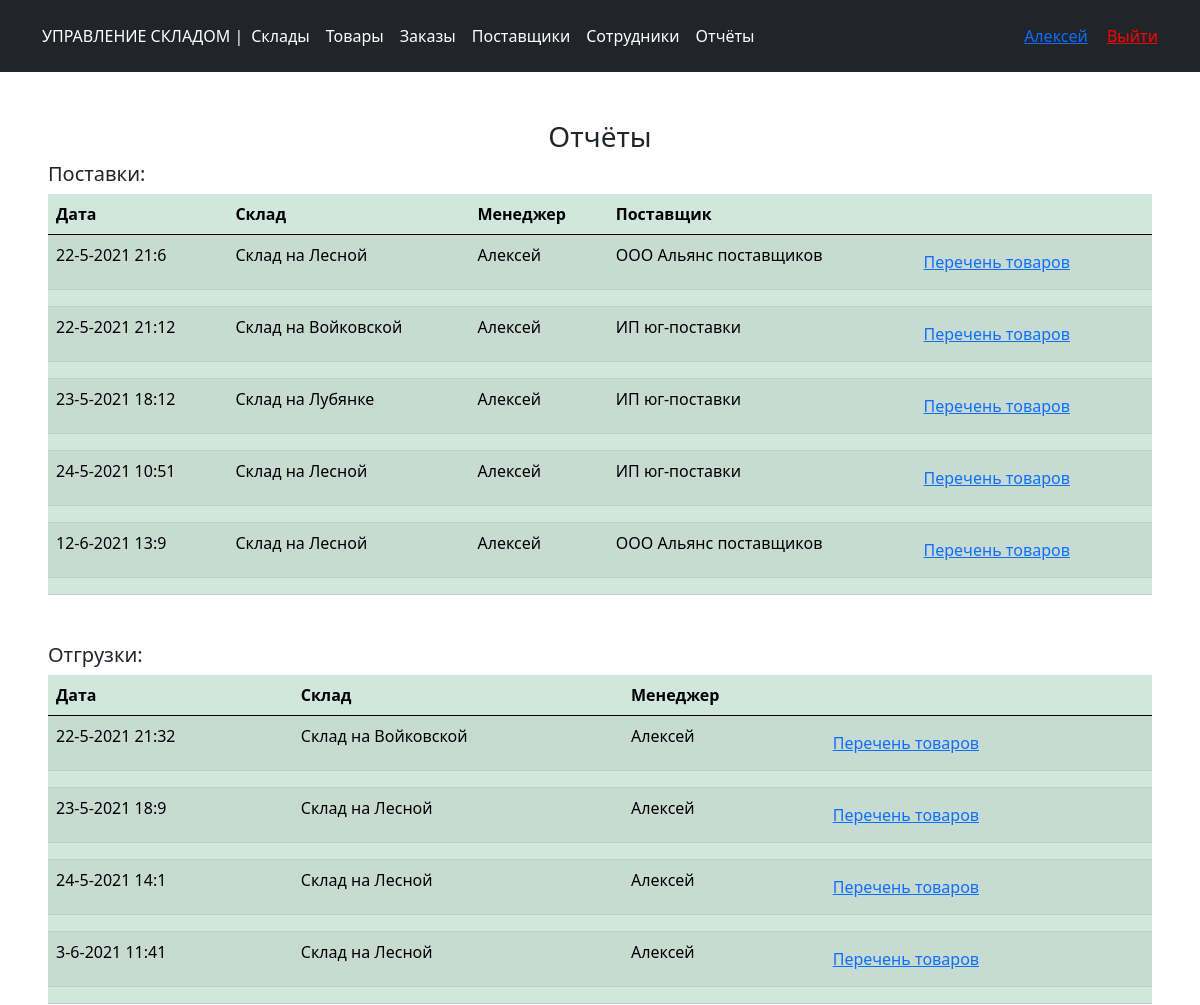
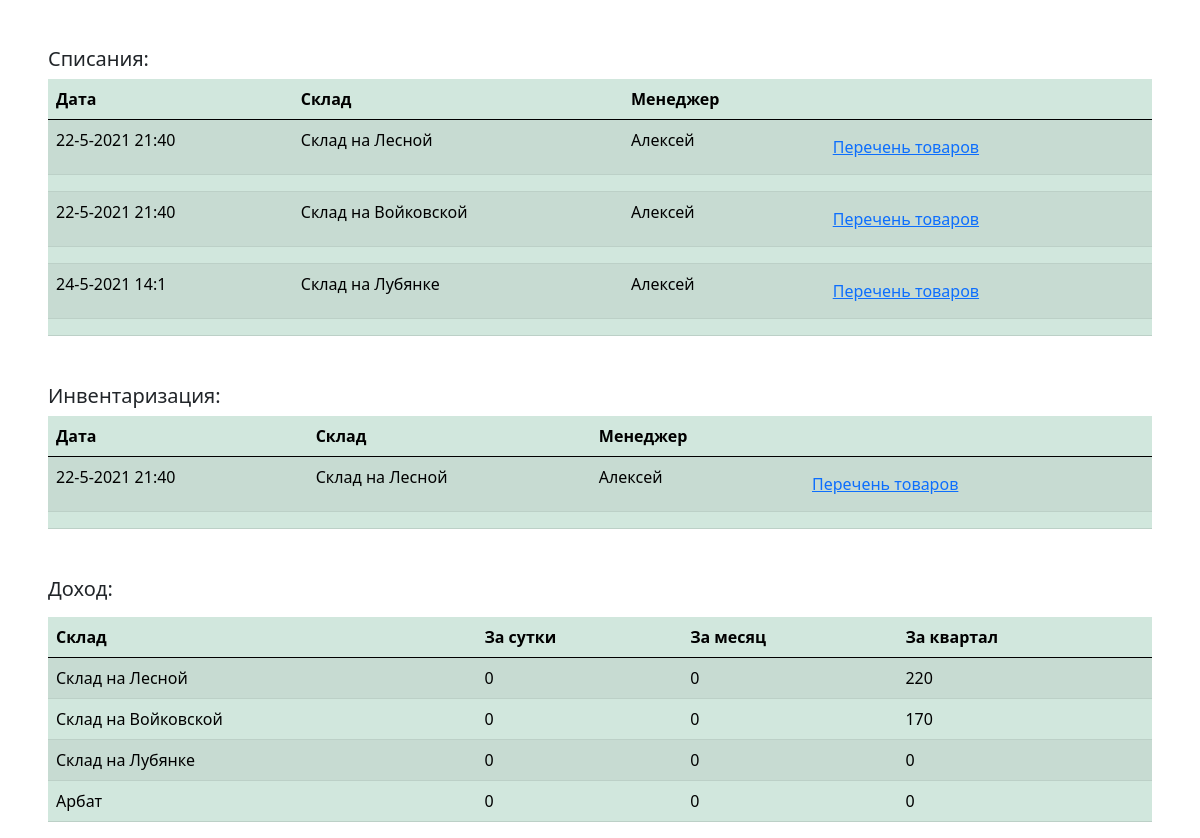
Screenshot of /reports (signed in) with the database file from the repository (2 pictures, top to bottom).
### main.py (models this page shows, shortened)
class User(db.Model, UserMixin):
    id = db.Column(db.Integer, primary_key=True)
    login = db.Column(db.String(128), nullable=False, unique=True)
    password = db.Column(db.String(255), nullable=False)
    role =  db.Column(db.Integer)
    name = db.Column(db.String(128))
    last_name = db.Column(db.String(128))
    whs_id = db.Column(db.Integer)
    id_Admin = db.Column(db.Integer)

class Deliveries(db.Model, UserMixin):
    id = db.Column(db.Integer, primary_key=True)
    id_wh = db.Column(db.Integer, nullable=False)
    id_manager = db.Column(db.Integer, nullable=False)
    datetime = db.Column(db.Integer)
    provider = db.Column(db.Integer)

class Creat_warehouse(db.Model, UserMixin):
    id = db.Column(db.Integer, primary_key=True)
    name_wh = db.Column(db.String(128), nullable=False)
    id_Admin = db.Column(db.Integer)

class Suppliers(db.Model, UserMixin):
    id = db.Column(db.Integer, primary_key=True)
    id_Admin = db.Column(db.Integer)
    name_sl = db.Column(db.String(128), nullable=False, unique=True)
    phone = db.Column(db.Integer)

class Shipment(db.Model, UserMixin):
    id = db.Column(db.Integer, primary_key=True)
    id_wh = db.Column(db.Integer, nullable=False)
    id_manager = db.Column(db.Integer, nullable=False)
    datetime = db.Column(db.Integer)

class Debiting(db.Model, UserMixin):
    id = db.Column(db.Integer, primary_key=True)
    id_wh = db.Column(db.Integer, nullable=False)
    id_manager = db.Column(db.Integer, nullable=False)
    datetime = db.Column(db.Integer)

class Inventory(db.Model, UserMixin):
    id = db.Column(db.Integer, primary_key=True)
    id_wh = db.Column(db.Integer, nullable=False)
    id_manager = db.Column(db.Integer, nullable=False)
    datetime = db.Column(db.Integer)

### main.py (the view)
@app.route('/reports')
@login_required
def reports():
    if (current_user.role == 1):
        id_Admin = current_user.id
    else:
        id_Admin = current_user.id_Admin
    deliv_data = db.session.query(Deliveries, Creat_warehouse, User, Suppliers)\
        .join(Creat_warehouse,Deliveries.id_wh == Creat_warehouse.id)\
        .join(User, Deliveries.id_manager==User.id)\
        .join(Suppliers, Deliveries.provider==Suppliers.id)\
        .filter(Creat_warehouse.id_Admin==id_Admin).all()
    del_pt = db.session.query(Deliveries_pt, Creat_product)\
        .join(Creat_product, Deliveries_pt.id_pt==Creat_product.id)\
        .filter(Creat_product.id_Admin==id_Admin).all()
    ship_data = db.session.query(Shipment, Creat_warehouse, User) \
        .join(Creat_warehouse, Shipment.id_wh == Creat_warehouse.id) \
        .join(User, Shipment.id_manager == User.id) \
        .filter(Creat_warehouse.id_Admin == id_Admin).all()
    ship_pt = db.session.query(Shipment_pt, Creat_product) \
        .join(Creat_product, Shipment_pt.id_pt == Creat_product.id) \
        .filter(Creat_product.id_Admin == id_Admin).all()
    invent_data = db.session.query(Inventory, Creat_warehouse, User) \
        .join(Creat_warehouse, Inventory.id_wh == Creat_warehouse.id) \
        .join(User, Inventory.id_manager == User.id) \
        .filter(Creat_warehouse.id_Admin == id_Admin).all()
    invent_pt = db.session.query(Inventory_pt, Creat_product) \
        .join(Creat_product, Inventory_pt.id_pt == Creat_product.id) \
        .filter(Creat_product.id_Admin == id_Admin).all()
    deb_data = db.session.query(Debiting, Creat_warehouse, User) \
        .join(Creat_warehouse, Debiting.id_wh == Creat_warehouse.id) \
        .join(User, Debiting.id_manager == User.id) \
        .filter(Creat_warehouse.id_Admin == id_Admin).all()
    deb_pt = db.session.query(Debiting_pt, Creat_product) \
        .join(Creat_product, Debiting_pt.id_pt == Creat_product.id) \
        .filter(Creat_product.id_Admin == id_Admin).all()
    income_data = db.session.query(Creat_warehouse, Shipment, Shipment_pt)\
        .join(Shipment, Shipment.id_wh==Creat_warehouse.id)\
        .join(Shipment_pt, Shipment_pt.id_shipment==Shipment.id) \
        .join(Creat_product, Creat_product.id == Shipment_pt.id_pt) \
        .filter(Creat_warehouse.id_Admin==id_Admin)
    whs = Creat_warehouse.query.filter_by(id_Admin=id_Admin).all()
    pts = Creat_product.query.filter_by(id_Admin=id_Admin).all()
    current_time = time.time()
    l_day = current_time - 86400
    l_mon = current_time - 7884000
    l_quarter = current_time - 23652000
    income_whs_day = {}
    income_whs_mon = {}
    income_whs_q = {}
    for wh in whs:
        income_wh = 0
        for pt in pts:
            res = income_data.add_columns(db.func.sum(Shipment_pt.id_pt).label('summ')).filter(
                Creat_warehouse.id == wh.id).filter(Creat_product.id == pt.id).filter(Shipment.datetime > l_day)
            if res[0].summ != None:
                income_wh += Creat_product.query.filter(Creat_product.id == pt.id).first().marge * res[0].summ
        income_whs_day[wh.name_wh] = income_wh
    for wh in whs:
        income_wh = 0
        for pt in pts:
            res = income_data.add_columns(db.func.sum(Shipment_pt.id_pt).label('summ')).filter(
                Creat_warehouse.id == wh.id).filter(Creat_product.id == pt.id).filter(Shipment.datetime > l_mon)
            if res[0].summ != None:
                income_wh += Creat_product.query.filter(Creat_product.id == pt.id).first().marge * res[0].summ
        income_whs_mon[wh.name_wh] = income_wh
    for wh in whs:
        income_wh = 0
        for pt in pts:
            res = income_data.add_columns(db.func.sum(Shipment_pt.id_pt).label('summ')).filter(
                Creat_warehouse.id == wh.id).filter(Creat_product.id == pt.id).filter(Shipment.datetime > l_quarter)
            if res[0].summ != None:
                income_wh += Creat_product.query.filter(Creat_product.id == pt.id).first().marge * res[0].summ
        income_whs_q[wh.name_wh] = income_wh
    return render_template('reports.html', deliv_data=deliv_data, del_pt=del_pt
                           , ship_data=ship_data, ship_pt=ship_pt
                           , invent_data=invent_data, invent_pt=invent_pt
                           , deb_data=deb_data, deb_pt=deb_pt
                           , income_data=income_data
                           , time=time, db=db
                           ,income_whs_day=income_whs_day, income_whs_mon=income_whs_mon,
                           income_whs_q=income_whs_q)

### main.py (called while the page is built)
@manager.user_loader
def load_user(user_id):
    return User.query.get(user_id)

@app.after_request
def redirect_to_signin(response):
    if response.status_code == 401:
        return redirect(url_for('login_page'))
    return response

### templates/reports.html (shortened to what this page needs)
{% extends 'base.html' %}
{% block content %}
<p class="text-center mt-5 h3">Отчёты</p>
<div class="bd-example m-0 px-5">
  <table class="table table-success table-striped mb-5">
  <h5>Поставки:</h5>
      <thead>
        <tr>
          <th scope="col">Дата</th>
          <th scope="col">Склад</th>
          <th scope="col">Менеджер</th>
          <th scope="col">Поставщик</th>
          <th scope="col"></th>
        </tr>
      </thead>
      <tbody>
          {% for dl in deliv_data %}
            <tr>
              <td>{{ time.localtime(dl.Deliveries.datetime).tm_mday }}-{{
                          time.localtime(dl.Deliveries.datetime).tm_mon }}-{{ time.localtime(dl.Deliveries.datetime).tm_year }}
                            {{ time.localtime(dl.Deliveries.datetime).tm_hour }}:{{ time.localtime(dl.Deliveries.datetime).tm_min }}</td>
              <td>{{ dl.Creat_warehouse.name_wh }}</td>
              <td>{{ dl.User.name }}</td>
              <td>{{ dl.Suppliers.name_sl }}</td>
              <td><buttom onclick="$('#show{{ loop.index }}').toggle();" class="btn btn-link">Перечень товаров</buttom></td>
            </tr>
            <tr>
              <td colspan="5">
              </td>
            </tr>
          {% endfor %}
      </tbody>
  </table>
  <table class="table table-success table-striped mb-5">
  <h5>Отгрузки:</h5>
      <thead>
        <tr>
          <th scope="col">Дата</th>
          <th scope="col">Склад</th>
          <th scope="col">Менеджер</th>
          <th scope="col"></th>
        </tr>
      </thead>
      <tbody>
          {% for sh in ship_data %}
            <tr>
              <td>{{ time.localtime(sh.Shipment.datetime).tm_mday }}-{{
                          time.localtime(sh.Shipment.datetime).tm_mon }}-{{ time.localtime(sh.Shipment.datetime).tm_year }}
                            {{ time.localtime(sh.Shipment.datetime).tm_hour }}:{{ time.localtime(sh.Shipment.datetime).tm_min }}</td>
              <td>{{ sh.Creat_warehouse.name_wh }}</td>
              <td>{{ sh.User.name }}</td>
              <td><buttom onclick="$('#show_sh{{ loop.index }}').toggle();" class="btn btn-link">Перечень товаров</buttom></td>
            </tr>
            <tr>
              <td colspan="5">
              </td>
            </tr>
          {% endfor %}
      </tbody>
  </table>
  <table class="table table-success table-striped mb-5">
  <h5>Списания:</h5>
      <thead>
        <tr>
          <th scope="col">Дата</th>
          <th scope="col">Склад</th>
          <th scope="col">Менеджер</th>
          <th scope="col"></th>
        </tr>
      </thead>
      <tbody>
          {% for dbt in deb_data %}
            <tr>
              <td>{{ time.localtime(dbt.Debiting.datetime).tm_mday }}-{{
                          time.localtime(dbt.Debiting.datetime).tm_mon }}-{{ time.localtime(dbt.Debiting.datetime).tm_year }}
                            {{ time.localtime(dbt.Debiting.datetime).tm_hour }}:{{ time.localtime(dbt.Debiting.datetime).tm_min }}</td>
              <td>{{ dbt.Creat_warehouse.name_wh }}</td>
              <td>{{ dbt.User.name }}</td>
              <td><buttom onclick="$('#show_dbt{{ loop.index }}').toggle();" class="btn btn-link">Перечень товаров</buttom></td>
            </tr>
            <tr>
              <td colspan="5">
              </td>
            </tr>
          {% endfor %}
      </tbody>
  </table>
  <table class="table table-success table-striped mb-5">
  <h5>Инвентаризация:</h5>
      <thead>
        <tr>
          <th scope="col">Дата</th>
          <th scope="col">Склад</th>
          <th scope="col">Менеджер</th>
          <th scope="col"></th>
        </tr>
      </thead>
      <tbody>
          {% for inv in invent_data %}
            <tr>
              <td>{{ time.localtime(inv.Inventory.datetime).tm_mday }}-{{
                          time.localtime(inv.Inventory.datetime).tm_mon }}-{{ time.localtime(inv.Inventory.datetime).tm_year }}
                            {{ time.localtime(inv.Inventory.datetime).tm_hour }}:{{ time.localtime(inv.Inventory.datetime).tm_min }}</td>
              <td>{{ inv.Creat_warehouse.name_wh }}</td>
              <td>{{ inv.User.name }}</td>
              <td><buttom onclick="$('#show_inv{{ loop.index }}').toggle();" class="btn btn-link">Перечень товаров</buttom></td>
            </tr>
            <tr>
              <td colspan="5">
              </td>
            </tr>
          {% endfor %}
      </tbody>
  </table>
    <table class="table table-success table-striped">
    <h5>Доход:</h5>
      <thead>
        <tr>
          <th scope="col">Склад</th>
          <th scope="col">За сутки</th>
          <th scope="col">За месяц</th>
          <th scope="col">За квартал</th>
        </tr>
      </thead>
      <tbody>
      {% for inc in income_whs_q %}
        <tr>
          <td>{{ inc }}</td>
          <td>{{ income_whs_day[inc] }}</td>
          <td>{{ income_whs_mon[inc] }}</td>
          <td>{{ income_whs_q[inc] }}</td>
        </tr>
      {% endfor %}
      </tbody>
    </table>
</div>
{% endblock %}

### templates/base.html (shortened to what this page needs)
<!DOCTYPE html>
<html lang="en">
<head>
    <link rel="stylesheet" href="{{ url_for('static', filename='/bootstrap-5.0.0-beta3-dist/css/bootstrap.min.css') }}">
</head>
<body>
<header class="p-3 bg-dark text-white">
    <div class="container">
        <div class="d-flex flex-wrap align-items-center justify-content-center justify-content-lg-start">
            {% if (current_user.is_authenticated == False) %}
                <a href="/" class="d-flex align-items-center mb-2 mb-lg-0 text-white text-decoration-none">
                    УПРАВЛЕНИЕ СКЛАДОМ |</a>
            {% else %}
                <a href="{{ url_for('admin') }}"
                   class="d-flex align-items-center mb-2 mb-lg-0 text-white text-decoration-none">
                    УПРАВЛЕНИЕ СКЛАДОМ |</a>
            {% endif %}
            <ul class="nav col-12 col-lg-auto me-lg-auto mb-2 justify-content-center mb-md-0">
                {% if (current_user.is_authenticated == True) %}
                    <li><a href="{{ url_for('warehouse') }}" class="nav-link px-2 text-white">Склады</a></li>
                    <li><a href="{{ url_for('product_manage') }}" class="nav-link px-2 text-white">Товары</a></li>
                    <li><a href="{{ url_for('orders') }}" class="nav-link px-2 text-white">Заказы</a></li>
                    <li><a href="{{ url_for('suppliers') }}" class="nav-link px-2 text-white">Поставщики</a></li>
                    {% if current_user.role == 1 %}
                        <li><a href="{{ url_for('employees') }}" class="nav-link px-2 text-white">Сотрудники</a></li>
                        <li><a href="{{ url_for('reports') }}" class="nav-link px-2 text-white">Отчёты</a></li>
                    {% endif %}
                {% endif %}
            </ul>
            <div class="text-end">
                {% if (current_user.is_authenticated == False) %}
                    <a href="/login">
                        <button type="button" class="btn btn-outline-light me-2">Авторизация</button>
                    </a>
                    <a href="/register">
                        <button type="button" class="btn btn-warning">Регистрация</button>
                    </a>
                {% else %}
                    <a href="">{% block role %}{% endblock %}{{ current_user.name }}</a>
                    <a style="color: red; margin-left: 15px;" href="{{ url_for('logout') }}">Выйти</a>
                {% endif %}
            </div>
        </div>
    </div>
</header>
{% block content %}{% endblock %}
</body>
</html>

### rows the page displays
User: name "Алексей"
Deliveries: localtime "22", localtime "5", localtime "2021", localtime "21", localtime "6", Creat_warehouse.name_wh "Склад на Лесной", User.name "Алексей", Suppliers.name_sl "ООО Альянс поставщиков"
Deliveries: localtime "22", localtime "5", localtime "2021", localtime "21", localtime "12", Creat_warehouse.name_wh "Склад на Войковской", User.name "Алексей", Suppliers.name_sl "ИП юг-поставки"
Deliveries: localtime "23", localtime "5", localtime "2021", localtime "18", localtime "12", Creat_warehouse.name_wh "Склад на Лубянке", User.name "Алексей", Suppliers.name_sl "ИП юг-поставки"
Deliveries: localtime "24", localtime "5", localtime "2021", localtime "10", localtime "51", Creat_warehouse.name_wh "Склад на Лесной", User.name "Алексей", Suppliers.name_sl "ИП юг-поставки"
Deliveries: localtime "12", localtime "6", localtime "2021", localtime "13", localtime "9", Creat_warehouse.name_wh "Склад на Лесной", User.name "Алексей", Suppliers.name_sl "ООО Альянс поставщиков"
Shipment: localtime "22", localtime "5", localtime "2021", localtime "21", localtime "32", Creat_warehouse.name_wh "Склад на Войковской", User.name "Алексей"
Shipment: localtime "23", localtime "5", localtime "2021", localtime "18", localtime "9", Creat_warehouse.name_wh "Склад на Лесной", User.name "Алексей"
Shipment: localtime "24", localtime "5", localtime "2021", localtime "14", localtime "1", Creat_warehouse.name_wh "Склад на Лесной", User.name "Алексей"
Shipment: localtime "3", localtime "6", localtime "2021", localtime "11", localtime "41", Creat_warehouse.name_wh "Склад на Лесной", User.name "Алексей"
Debiting: localtime "22", localtime "5", localtime "2021", localtime "21", localtime "40", Creat_warehouse.name_wh "Склад на Лесной", User.name "Алексей"
Debiting: localtime "22", localtime "5", localtime "2021", localtime "21", localtime "40", Creat_warehouse.name_wh "Склад на Войковской", User.name "Алексей"
Debiting: localtime "24", localtime "5", localtime "2021", localtime "14", localtime "1", Creat_warehouse.name_wh "Склад на Лубянке", User.name "Алексей"
Inventory: localtime "22", localtime "5", localtime "2021", localtime "21", localtime "40", Creat_warehouse.name_wh "Склад на Лесной", User.name "Алексей"
Creat_warehouse: name_wh "Склад на Лесной", name_wh "0", name_wh "220"
Creat_warehouse: name_wh "Склад на Войковской", name_wh "0", name_wh "170"
Creat_warehouse: name_wh "Склад на Лубянке", name_wh "0"
Creat_warehouse: name_wh "Арбат", name_wh "0"
